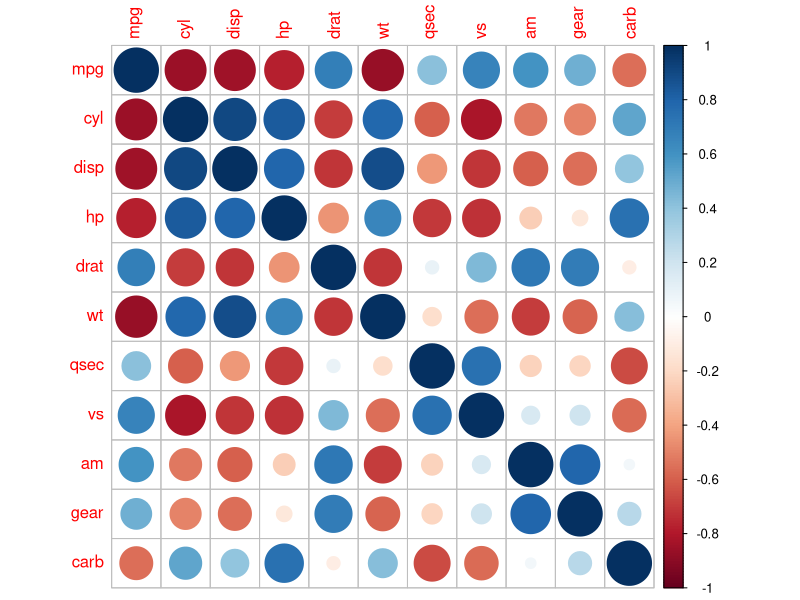
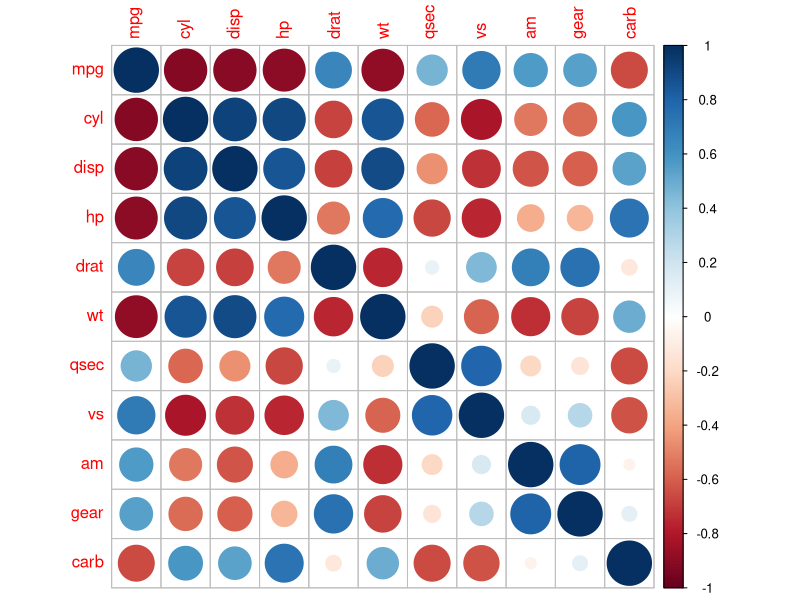
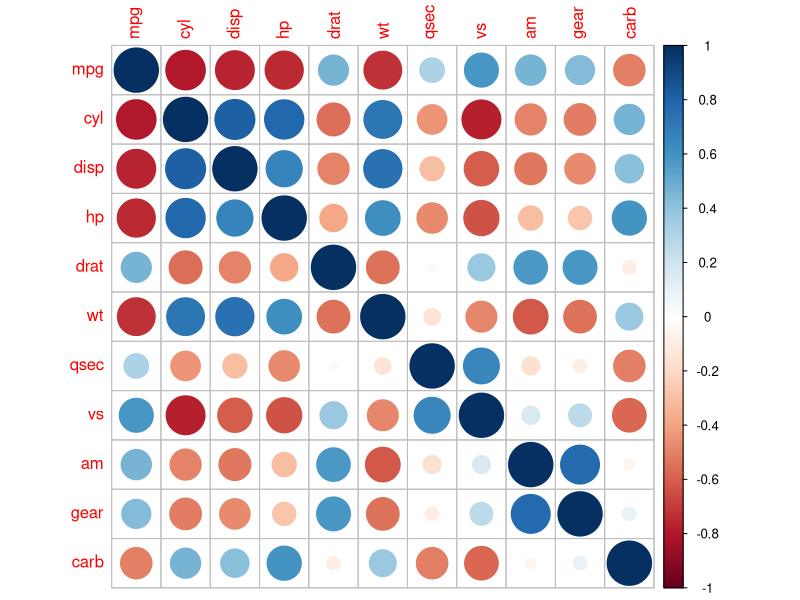
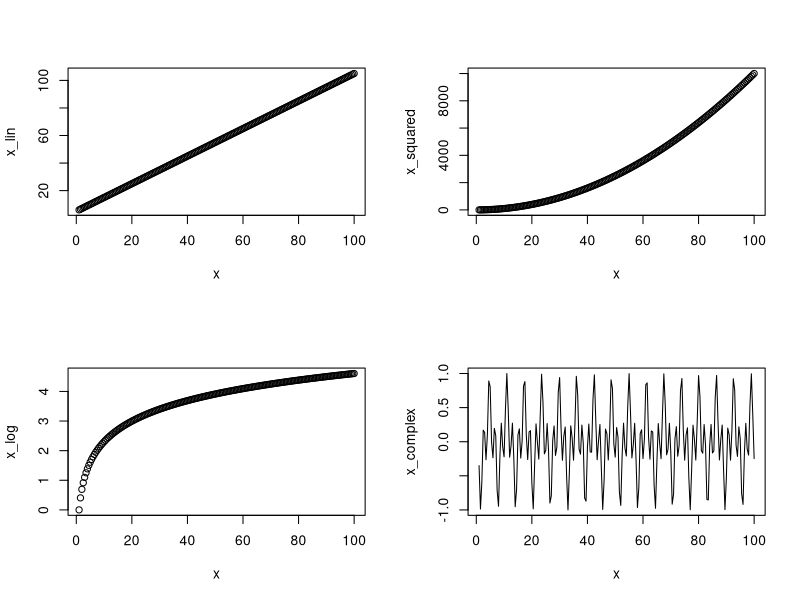
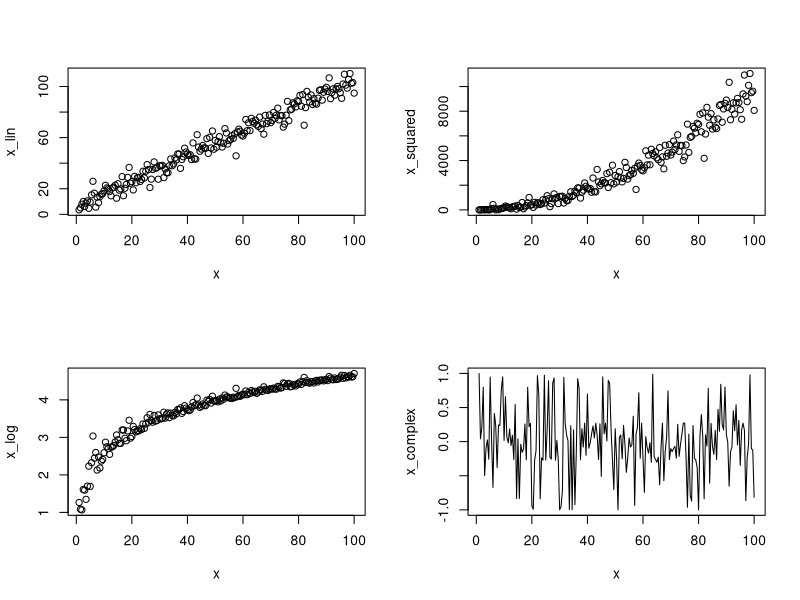
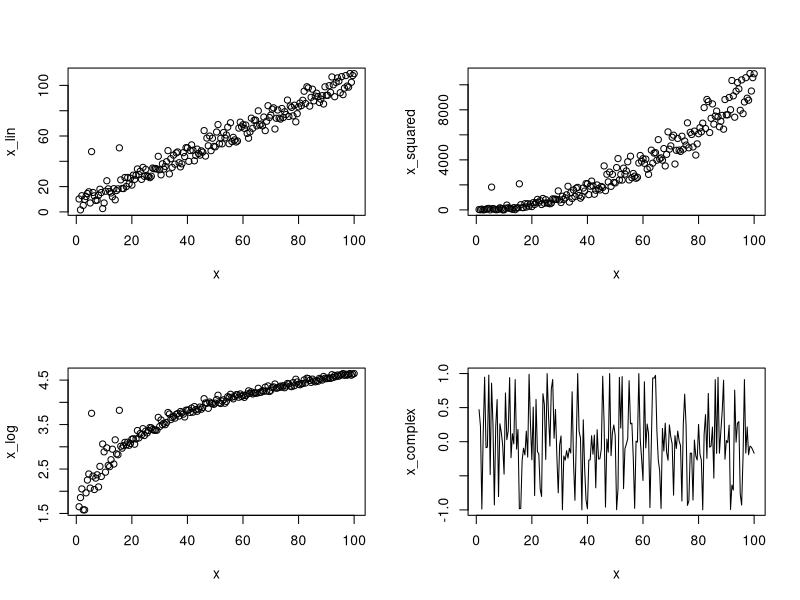

Write the R code that produced these figures, in order.
## ---- chunk 1
#| label: requirements
#| include: false
# load and install necessary R packages
# This is not shown in the html script.

# install necessary R packages
if(!require(dplyr)) install.packages("tidyverse")
# if(!require(cowplot)) install.packages("cowplot")

# load necessary R packages
library(tidyverse)
## ---- chunk 2
data(iris)
data(cars)
## ---- chunk 3
testdat1 <- tibble(a = c("A", "B", "B", "C"), b = c(5, 4, 2, 1))
## ---- chunk 4
testdat1 |> arrange( a)
## ---- chunk 5
testdat1 <- tibble(a = c("A", "B", "B", "B", "C"), 
                   b = c(5, 4, 4, 2, 1))
## ---- chunk 6
distinct(testdat1)
# or equally : 
testdat1 |> distinct( )
## ---- chunk 7
testdat1 <- tibble(a = c("A", "B", "B", "B", "C"), 
                   b = c(5, 4, 4, 2, 1),
                   c = c(12, 2, 3, 34, 12))
## ---- chunk 8
testdat1 |> distinct(a, b, .keep_all = T)
# or equally :
distinct(testdat1, a, b, .keep_all = TRUE)
## ---- chunk 9
str(iris)
## ---- chunk 10
summary(iris)
## ---- chunk 11
#| class: output
iris$Sepal.Length
## ---- chunk 12
#| class: output
iris[, c("Sepal.Length", "Sepal.Width")]
## ---- chunk 13
#| class: output
subset(iris, "Sepal.Length" > 2)
## ---- chunk 14
iris[, c("Sepal.Length", "Sepal.Width")] |>  head()
## ---- chunk 15
head(iris[, c("Sepal.Length", "Sepal.Width")])
## ---- chunk 16
library(corrplot)
## ---- chunk 17
# no method specified : pearson coefficient
M <- cor(mtcars)
# alternatively, you can specify the method explicitly :
M <- cor(mtcars, method = "pearson")

corrplot(M, method = "circle")
## ---- chunk 18
# you need to specify the method explicitly :
M <- cor(mtcars, method = "spearman")
corrplot(M, method = "circle")
## ---- chunk 19
# you need to specify the method explicitly :
M <- cor(mtcars, method = "kendall")
corrplot(M, method = "circle")
## ---- chunk 20
x <- seq(1, 100, 0.5)
x_lin <- x + 5
x_squared <- x^2
x_log <- log(x) # base e is the default
x_complex <- sin(x) * cos(2 * x)
## ---- chunk 21
# Visualising using R base
par(mfrow = c(2, 2)) # show 4 plots on one panel
plot(x, x_lin)
plot(x, x_squared)
plot(x, x_log)
plot(x, x_complex, type = "l")
# note : lines are used to visualise the complex relationship in a more accessible way.
# note that all these plots can be created with ggplot2 as well!
## ---- chunk 22
# you can calculate each coefficient individually : 
cor(x, x_lin, method = "pearson")     # 1
cor(x, x_squared, method = "pearson") # 0.9691421
cor(x, x_log, method = "pearson")     # 0.9010853
cor(x, x_complex, method = "pearson") # 0.02968155

# Alternatively, you can create a table where each of the vectors is a column, and calcluate the correlation coefficients on this table. You will get way more values, because the correlation of all pairwise combinations are calculated. Just focus on the 4 relevant values.
cor(tibble(x, x_lin, x_squared, x_log, x_complex), method = "pearson")
#
# additionally, the values can be rounded using the pipe or using nested functions
cor(tibble(x, x_lin, x_squared, x_log, x_complex), method = "pearson") |>  round(2) # using pipe
# round(cor(tibble(x, x_lin, x_squared, x_log, x_complex), method = "pearson"), 2) # nested
## ---- chunk 23
cor(tibble(x, x_lin, x_squared, x_log, x_complex), method = "spearman") |>  
  round(2)
# x_lin      1
# x_squared  1
# x_log      1
# x_complex  0.03
## ---- chunk 24
cor(tibble(x, x_lin, x_squared, x_log, x_complex), method = "kendall") |>  
  round(2)
# x_lin      1
# x_squared  1
# x_log      1
# x_complex  0.02
## ---- chunk 25
x <- seq(1, 100, 0.5)
uncertainty <- rnorm(199, 0, 5)
x_lin <- x + 5 + uncertainty
x_squared <- (x + uncertainty)^2
x_log <- log(x + abs(uncertainty)) # base e is the default
x_complex <- sin(x + uncertainty) * cos(2 * (x + uncertainty))

par(mfrow = c(2, 2)) # show 4 plots on one panel
plot(x, x_lin)
plot(x, x_squared)
plot(x, x_log)
plot(x, x_complex, type = "l")
## ---- chunk 26
cor(tibble(x, x_lin, x_squared, x_log, x_complex), method = "pearson") |>  
  round(2)
cor(tibble(x, x_lin, x_squared, x_log, x_complex), method = "spearman") |>  
  round(2)
cor(tibble(x, x_lin, x_squared, x_log, x_complex), method = "kendall") |>  
  round(2)

# coeff        pearson    spearman    kendall
# x_lin           0.99      0.99        0.90
# x_squared       0.95      0.99        0.90
# x_log           0.92      1.00        0.94
# x_complex      -0.05     -0.07       -0.05
## ---- chunk 27
x <- seq(1, 100, 0.5)
uncertainty <- rnorm(199, 0, 5)
# the 10th and the 30th value are increased by 31
uncertainty[10] <- uncertainty[10]+ 31
uncertainty[30] <- uncertainty[30] + 31
x_lin <- x + 5 + uncertainty
x_squared <- (x + uncertainty)^2
x_log <- log(x + abs(uncertainty)) # base e is the default
x_complex <- sin(x + uncertainty) * cos(2 * (x + uncertainty))

par(mfrow = c(2, 2)) # show 4 plots on one panel
plot(x, x_lin)
plot(x, x_squared)
plot(x, x_log)
plot(x, x_complex, type = "l")
## ---- chunk 28
cor(tibble(x, x_lin, x_squared, x_log, x_complex), method = "pearson") |>  
  round(2)
cor(tibble(x, x_lin, x_squared, x_log, x_complex), method = "spearman") |>  
  round(2)
cor(tibble(x, x_lin, x_squared, x_log, x_complex), method = "kendall") |>  
  round(2)

# coeff        pearson    spearman    kendall
# x_lin           0.98      0.98        0.88
# x_squared       0.95      0.98        0.88
# x_log           0.90      0.99        0.93
# x_complex       0.03     -0.01        0.00
